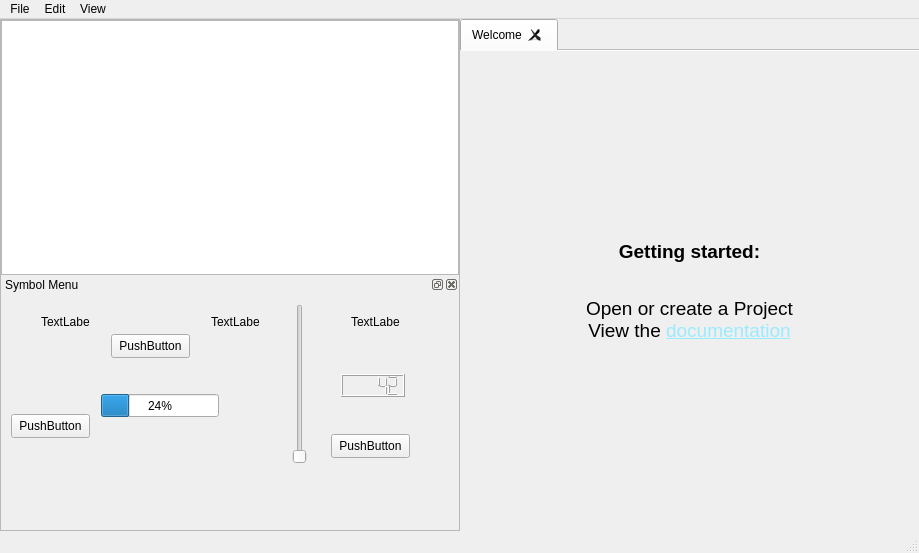
<?xml version="1.0" encoding="UTF-8"?>
<ui version="4.0">
 <class>Pydonia</class>
 <widget class="QMainWindow" name="Pydonia">
  <property name="geometry">
   <rect>
    <x>0</x>
    <y>0</y>
    <width>919</width>
    <height>553</height>
   </rect>
  </property>
  <property name="contextMenuPolicy">
   <enum>Qt::ContextMenuPolicy::DefaultContextMenu</enum>
  </property>
  <property name="windowTitle">
   <string>Pydonia</string>
  </property>
  <property name="tabShape">
   <enum>QTabWidget::TabShape::Rounded</enum>
  </property>
  <widget class="QWidget" name="centralwidget">
   <layout class="QHBoxLayout" name="horizontalLayout_3">
    <property name="spacing">
     <number>0</number>
    </property>
    <property name="leftMargin">
     <number>0</number>
    </property>
    <property name="topMargin">
     <number>0</number>
    </property>
    <property name="rightMargin">
     <number>0</number>
    </property>
    <property name="bottomMargin">
     <number>0</number>
    </property>
    <item>
     <widget class="QFrame" name="MainFrame">
      <property name="sizePolicy">
       <sizepolicy hsizetype="Expanding" vsizetype="Expanding">
        <horstretch>0</horstretch>
        <verstretch>0</verstretch>
       </sizepolicy>
      </property>
      <property name="frameShape">
       <enum>QFrame::Shape::NoFrame</enum>
      </property>
      <property name="frameShadow">
       <enum>QFrame::Shadow::Plain</enum>
      </property>
      <layout class="QHBoxLayout" name="MainFrameLayout">
       <property name="spacing">
        <number>0</number>
       </property>
       <property name="leftMargin">
        <number>0</number>
       </property>
       <property name="topMargin">
        <number>0</number>
       </property>
       <property name="rightMargin">
        <number>0</number>
       </property>
       <property name="bottomMargin">
        <number>0</number>
       </property>
       <item>
        <widget class="QFrame" name="ToolsFrame">
         <property name="sizePolicy">
          <sizepolicy hsizetype="Expanding" vsizetype="Expanding">
           <horstretch>0</horstretch>
           <verstretch>0</verstretch>
          </sizepolicy>
         </property>
         <property name="frameShape">
          <enum>QFrame::Shape::StyledPanel</enum>
         </property>
         <property name="frameShadow">
          <enum>QFrame::Shadow::Raised</enum>
         </property>
         <layout class="QVBoxLayout" name="ToolsFrameLayout">
          <property name="spacing">
           <number>0</number>
          </property>
          <property name="leftMargin">
           <number>0</number>
          </property>
          <property name="topMargin">
           <number>0</number>
          </property>
          <property name="rightMargin">
           <number>0</number>
          </property>
          <property name="bottomMargin">
           <number>0</number>
          </property>
          <item>
           <widget class="QTreeView" name="FileMap">
            <property name="sizePolicy">
             <sizepolicy hsizetype="Expanding" vsizetype="Expanding">
              <horstretch>0</horstretch>
              <verstretch>0</verstretch>
             </sizepolicy>
            </property>
            <property name="contextMenuPolicy">
             <enum>Qt::ContextMenuPolicy::CustomContextMenu</enum>
            </property>
            <property name="sizeAdjustPolicy">
             <enum>QAbstractScrollArea::SizeAdjustPolicy::AdjustToContentsOnFirstShow</enum>
            </property>
            <property name="dragEnabled">
             <bool>false</bool>
            </property>
            <property name="sortingEnabled">
             <bool>true</bool>
            </property>
            <property name="animated">
             <bool>false</bool>
            </property>
           </widget>
          </item>
          <item>
           <widget class="QDockWidget" name="SymbolMenu">
            <property name="sizePolicy">
             <sizepolicy hsizetype="Expanding" vsizetype="Ignored">
              <horstretch>0</horstretch>
              <verstretch>0</verstretch>
             </sizepolicy>
            </property>
            <property name="windowTitle">
             <string>Symbol Menu</string>
            </property>
            <widget class="QWidget" name="dockWidgetContents_3">
             <widget class="QLabel" name="label_2">
              <property name="geometry">
               <rect>
                <x>40</x>
                <y>20</y>
                <width>49</width>
                <height>16</height>
               </rect>
              </property>
              <property name="text">
               <string>TextLabel</string>
              </property>
             </widget>
             <widget class="QLabel" name="label_3">
              <property name="geometry">
               <rect>
                <x>210</x>
                <y>20</y>
                <width>49</width>
                <height>16</height>
               </rect>
              </property>
              <property name="text">
               <string>TextLabel</string>
              </property>
             </widget>
             <widget class="QLabel" name="label_4">
              <property name="geometry">
               <rect>
                <x>350</x>
                <y>20</y>
                <width>49</width>
                <height>16</height>
               </rect>
              </property>
              <property name="text">
               <string>TextLabel</string>
              </property>
             </widget>
             <widget class="QProgressBar" name="progressBar">
              <property name="geometry">
               <rect>
                <x>100</x>
                <y>100</y>
                <width>118</width>
                <height>23</height>
               </rect>
              </property>
              <property name="value">
               <number>24</number>
              </property>
             </widget>
             <widget class="QLCDNumber" name="lcdNumber">
              <property name="geometry">
               <rect>
                <x>340</x>
                <y>80</y>
                <width>64</width>
                <height>23</height>
               </rect>
              </property>
              <property name="intValue" stdset="0">
               <number>42</number>
              </property>
             </widget>
             <widget class="QSlider" name="verticalSlider">
              <property name="geometry">
               <rect>
                <x>290</x>
                <y>10</y>
                <width>18</width>
                <height>160</height>
               </rect>
              </property>
              <property name="orientation">
               <enum>Qt::Orientation::Vertical</enum>
              </property>
             </widget>
             <widget class="QPushButton" name="pushButton_5">
              <property name="geometry">
               <rect>
                <x>110</x>
                <y>40</y>
                <width>79</width>
                <height>24</height>
               </rect>
              </property>
              <property name="text">
               <string>PushButton</string>
              </property>
             </widget>
             <widget class="QPushButton" name="pushButton_6">
              <property name="geometry">
               <rect>
                <x>10</x>
                <y>120</y>
                <width>79</width>
                <height>24</height>
               </rect>
              </property>
              <property name="text">
               <string>PushButton</string>
              </property>
             </widget>
             <widget class="QPushButton" name="pushButton_7">
              <property name="geometry">
               <rect>
                <x>330</x>
                <y>140</y>
                <width>79</width>
                <height>24</height>
               </rect>
              </property>
              <property name="text">
               <string>PushButton</string>
              </property>
             </widget>
            </widget>
           </widget>
          </item>
         </layout>
        </widget>
       </item>
       <item>
        <widget class="QTabWidget" name="FileViewer">
         <property name="sizePolicy">
          <sizepolicy hsizetype="Expanding" vsizetype="Expanding">
           <horstretch>0</horstretch>
           <verstretch>0</verstretch>
          </sizepolicy>
         </property>
         <property name="contextMenuPolicy">
          <enum>Qt::ContextMenuPolicy::ActionsContextMenu</enum>
         </property>
         <property name="tabShape">
          <enum>QTabWidget::TabShape::Rounded</enum>
         </property>
         <property name="currentIndex">
          <number>0</number>
         </property>
         <property name="documentMode">
          <bool>true</bool>
         </property>
         <property name="tabsClosable">
          <bool>true</bool>
         </property>
         <property name="movable">
          <bool>true</bool>
         </property>
         <property name="tabBarAutoHide">
          <bool>false</bool>
         </property>
         <widget class="QWidget" name="WelcomeTab">
          <property name="font">
           <font>
            <pointsize>14</pointsize>
            <bold>true</bold>
           </font>
          </property>
          <attribute name="title">
           <string>Welcome</string>
          </attribute>
          <layout class="QVBoxLayout" name="verticalLayout">
           <property name="spacing">
            <number>0</number>
           </property>
           <property name="leftMargin">
            <number>0</number>
           </property>
           <property name="topMargin">
            <number>0</number>
           </property>
           <property name="rightMargin">
            <number>0</number>
           </property>
           <property name="bottomMargin">
            <number>0</number>
           </property>
           <item>
            <widget class="QLabel" name="label">
             <property name="font">
              <font>
               <pointsize>14</pointsize>
               <bold>true</bold>
              </font>
             </property>
             <property name="layoutDirection">
              <enum>Qt::LayoutDirection::LeftToRight</enum>
             </property>
             <property name="text">
              <string>&lt;html&gt;&lt;head/&gt;&lt;body&gt;&lt;p&gt;Getting started:&lt;/p&gt;&lt;p&gt;&lt;br/&gt;&lt;span style=&quot; font-weight:400;&quot;&gt;Open or create a Project&lt;br/&gt;View the &lt;/span&gt;&lt;a href=&quot;https://duckduckgo.com/&quot;&gt;&lt;span style=&quot; font-weight:400; text-decoration: underline; color:#99ebff;&quot;&gt;documentation&lt;/span&gt;&lt;/a&gt;&lt;/p&gt;&lt;/body&gt;&lt;/html&gt;</string>
             </property>
             <property name="alignment">
              <set>Qt::AlignmentFlag::AlignCenter</set>
             </property>
             <property name="openExternalLinks">
              <bool>true</bool>
             </property>
            </widget>
           </item>
          </layout>
         </widget>
        </widget>
       </item>
      </layout>
     </widget>
    </item>
   </layout>
  </widget>
  <widget class="QMenuBar" name="menubar">
   <property name="geometry">
    <rect>
     <x>0</x>
     <y>0</y>
     <width>919</width>
     <height>33</height>
    </rect>
   </property>
   <widget class="QMenu" name="menuFile">
    <property name="title">
     <string>File</string>
    </property>
    <addaction name="actionNew"/>
    <addaction name="actionOpen"/>
    <addaction name="separator"/>
    <addaction name="actionSave"/>
    <addaction name="actionSave_as"/>
   </widget>
   <widget class="QMenu" name="menuEdit">
    <property name="title">
     <string>Edit</string>
    </property>
   </widget>
   <widget class="QMenu" name="menuView">
    <property name="title">
     <string>View</string>
    </property>
    <addaction name="actionTerminal"/>
   </widget>
   <addaction name="menuFile"/>
   <addaction name="menuEdit"/>
   <addaction name="menuView"/>
  </widget>
  <widget class="QStatusBar" name="statusbar"/>
  <action name="actionNew">
   <property name="text">
    <string>New</string>
   </property>
  </action>
  <action name="actionOpen">
   <property name="text">
    <string>Open</string>
   </property>
  </action>
  <action name="actionSave">
   <property name="text">
    <string>Save</string>
   </property>
   <property name="shortcut">
    <string>Ctrl+S</string>
   </property>
  </action>
  <action name="actionSave_as">
   <property name="text">
    <string>Save As</string>
   </property>
  </action>
  <action name="actionTerminal">
   <property name="text">
    <string>Terminal</string>
   </property>
  </action>
 </widget>
 <resources/>
 <connections/>
</ui>
